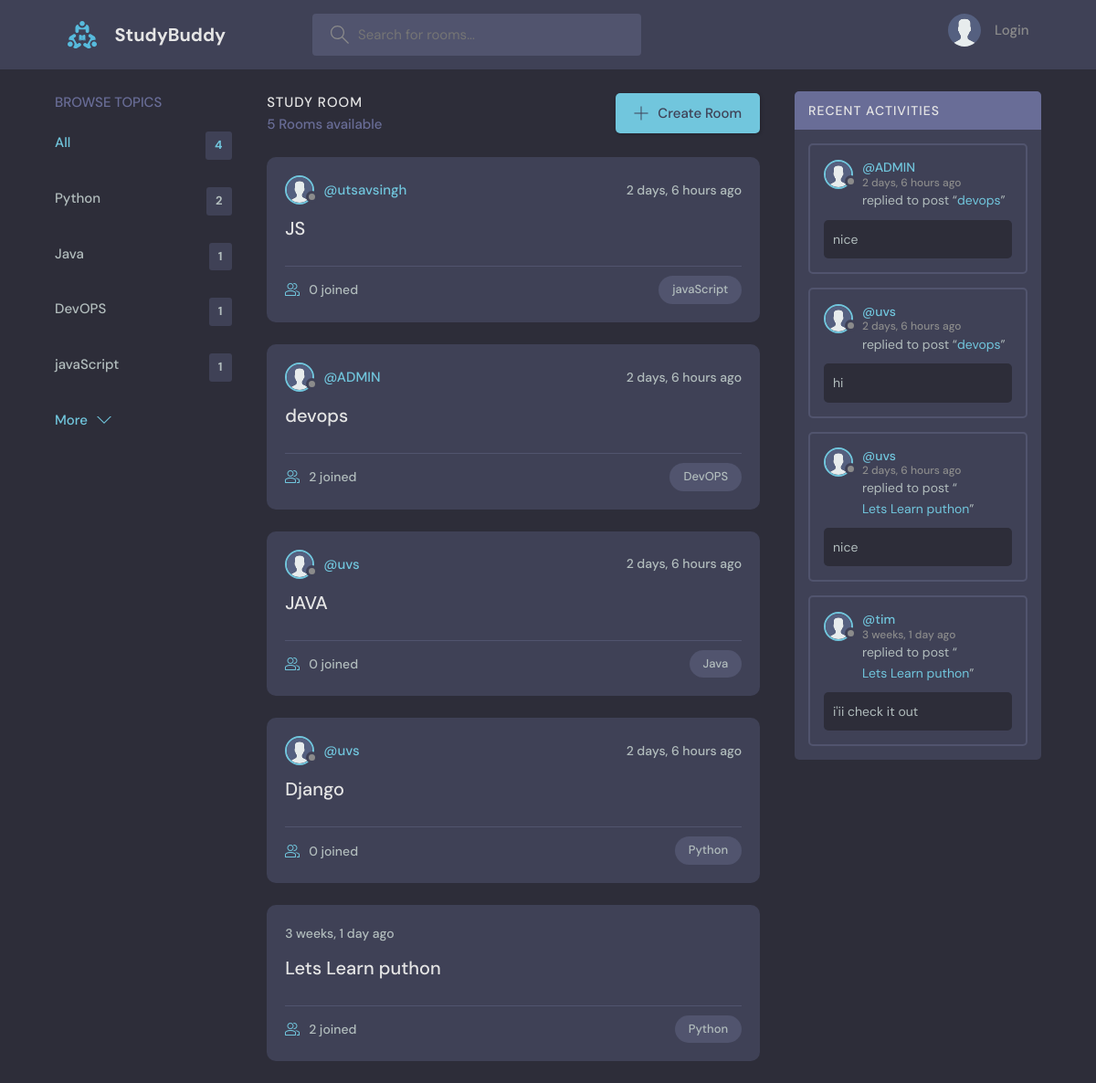
The app's page /, older data.
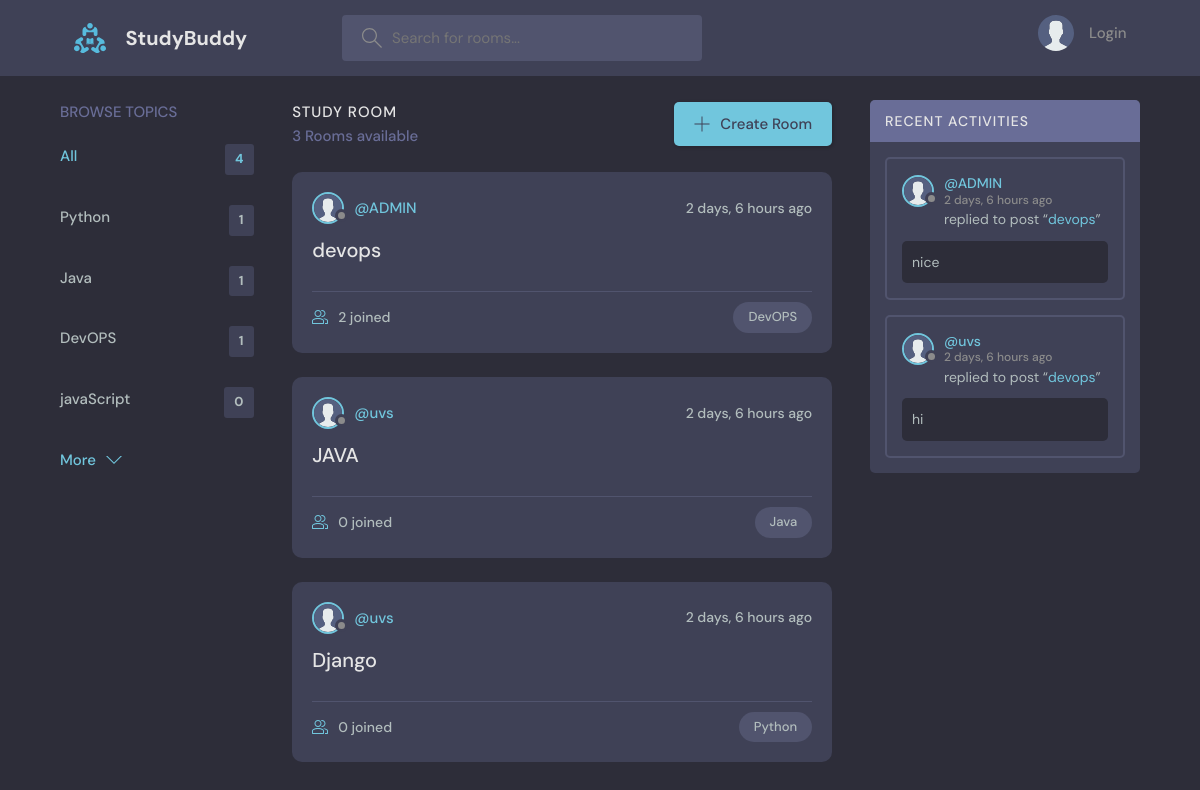
The same page, newer data.
### base/models.py (models this page shows, shortened)
class Topic(models.Model):
    name = models.CharField(max_length=200)

class Room(models.Model):
    host= models.ForeignKey(User, on_delete=models.SET_NULL , null=True)
    topic = models.ForeignKey(Topic, on_delete=models.SET_NULL , null=True)
    name = models.CharField(max_length=200)
    description = models.TextField(null=True, blank=True)
    participants = models.ManyToManyField(User, related_name='participants', blank=True)
    updated = models.DateTimeField(auto_now=True)
    created = models.DateTimeField(auto_now_add=True)
    class Meta:
        ordering = ['-updated', '-created']
    def __str__(self):
        return self.name

class User(AbstractUser):
    name = models.CharField(null=True, max_length=200)
    email = models.EmailField(unique=True, null=True)
    bio = models.TextField(null=True, blank=True)
    avatar = models.ImageField(null=True, default="avatar.svg")
    USERNAME_FIELD = 'email'
    REQUIRED_FIELDS = []
    objects = UserManager()

class Message(models.Model):
    user= models.ForeignKey(User, on_delete=models.CASCADE)
    room = models.ForeignKey(Room, on_delete=models.CASCADE)
    body = models.TextField()
    updated = models.DateTimeField(auto_now=True)
    created = models.DateTimeField(auto_now_add=True)
    class Meta:
        ordering = ['-updated', '-created']

### base/views.py (the view)
# urls.py: path('', views.home, name="home"),
def home(request):
    q= request.GET.get('q') if request.GET.get('q') != None else ''
    rooms = Room.objects.filter(
        Q(topic__name__icontains=q) |
        Q(name__icontains=q) |
        Q(description__icontains=q)
    )
    topics = Topic.objects.all()[0:5]
    room_count = rooms.count()
    room_messages = Message.objects.filter(Q(room__topic__name__icontains=q))
    context= {'rooms':rooms, 'topics': topics,'room_count':room_count, 'room_messages':room_messages}
    return render(request, 'base/home.html', context)

### base/templates/base/home.html (shortened to what this page needs)
{% extends 'main.html' %}
{% block content %}
    <main class="layout layout--3">
      <div class="container">
        {% include 'base/topics_components.html' %}
        <div class="roomList">
          <div class="roomList__header">
            <div>
              <h2>Study Room</h2>
              <p>{{room_count}} Rooms available</p>
            </div>
            <a class="btn btn--main" href="{% url 'create-room' %}">
              <svg version="1.1" xmlns="http://www.w3.org/2000/svg" width="32" height="32" viewBox="0 0 32 32">
                <title>add</title>
                <path
                  d="M16.943 0.943h-1.885v14.115h-14.115v1.885h14.115v14.115h1.885v-14.115h14.115v-1.885h-14.115v-14.115z"
                ></path>
              </svg>
              Create Room
            </a>
          </div>
          {% include 'base/feed_component.html' %}
        </div>
         {% include 'base/activity_component.html' %}
      </div>
    </main>
{% endblock %}

### base/templates/base/topics_components.html
<div class="topics">
    <div class="topics__header">
      <h2>Browse Topics</h2>
    </div>
    <ul class="topics__list">
      <li>
        <a href="{% url 'home' %}" class="active">All <span>{{topics.count}}</span></a>
      </li>
      {% for topic in topics %}
      <li>
        <a href="{% url 'home' %}?q={{topic.name}}">{{topic.name}} <span>{{topic.room_set.all.count}}</span></a>
      </li>
      {% endfor %}
    </ul>
    <a class="btn btn--link" href="{% url 'topics' %}">
      More
      <svg version="1.1" xmlns="http://www.w3.org/2000/svg" width="32" height="32" viewBox="0 0 32 32">
        <title>chevron-down</title>
        <path d="M16 21l-13-13h-3l16 16 16-16h-3l-13 13z"></path>
      </svg>
    </a>
  </div>

### base/templates/base/feed_component.html (shortened to what this page needs)
{% for room in rooms %}
<div class="roomListRoom">
    <div class="roomListRoom__header">
        {% if room.host %}
        <a href="{% url 'user-profile' room.host.id %}" class="roomListRoom__author">
            <div class="avatar avatar--small">
                <img src="{{room.host.avatar.url}}" />
            </div>
            <span>@{{room.host.username}}</span>
        </a>
        {% endif %}
        <div class="roomListRoom__actions">
            <span>{{room.created|timesince}} ago</span>
        </div>
    </div>
    <div class="roomListRoom__content">
      <a href="{% url 'room' room.id %}">{{room.name}}</a>
    </div>
    <div class="roomListRoom__meta">
      <a href="{% url 'room' room.id %}" class="roomListRoom__joined">
        {{room.participants.all.count}} joined
      </a>
      <p class="roomListRoom__topic">{{room.topic.name}}</p>
    </div>
  </div>
  {% endfor %}

### base/templates/base/activity_component.html (shortened to what this page needs)
<div class="activities">
    <div class="activities__header">
      <h2>Recent Activities</h2>
    </div>
    {% for message in room_messages %}
    <div class="activities__box">
      <div class="activities__boxHeader roomListRoom__header">
        <a href="{% url 'user-profile' message.user.id %}" class="roomListRoom__author">
          <div class="avatar avatar--small">
            <img src="{{message.user.avatar.url}}" />
          </div>
          <p>
            @{{message.user.username}}
            <span>{{message.created|timesince}} ago</span>
          </p>
        </a>
      </div>
      <div class="activities__boxContent">
        <p>replied to post “<a href="{%url 'room' message.room.id %}">{{message.room}}</a>”</p>
        <div class="activities__boxRoomContent">
          {{message.body}}
        </div>
      </div>
    </div>
    {% endfor %}
  </div>

Row changes from the older to the newer data that the page shows:
removed Room: host.avatar (placeholder picture), host.username "utsavsingh", created "2 days, 6 hours", name "JS", participants.all.count "0", topic.name "javaScript"
removed Room: created "3 weeks, 1 day", name "Lets Learn puthon", participants.all.count "2", topic.name "Python"
removed Message: user.avatar (placeholder picture), user.username "uvs", created "2 days, 6 hours", room "Lets Learn puthon", body "nice"
removed Message: user.avatar (placeholder picture), user.username "tim", created "3 weeks, 1 day", room "Lets Learn puthon", body "i'ii check it out"
computed for Topic "Python": room_set.all.count "2" → "1"
computed for Topic "javaScript": room_set.all.count "1" → "0"
Text that changed along with them:
{{ room_count }}: "5" → "3"
